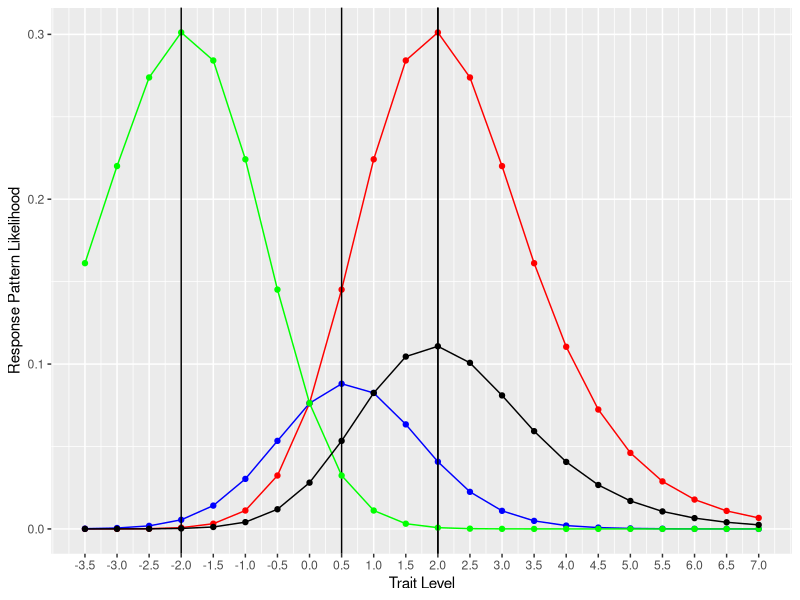

The R script that drew this image:
library(ggplot2)

############maximum likelihood 
lk_1 <- function(diff_level, trait_level, responses){
  r1 <- exp(trait_level-diff_level)/(1 + exp(trait_level-diff_level))
  item_results <- data.frame()
  for(i in 1:length(responses)){
    if(responses[i] == 1){
      item_results <- append(x = item_results, values = r1[i])
    }else{
      item_results <- append(x = item_results, values = 1 - r1[i])
    }
  }
  results <- list(item_results = data.frame(lk = unlist(item_results)),
                  trait_results = prod(unlist(item_results)))
  return(results)
}

####
d <- c(-2,-1,0,1,2)
resp_pattern1 <- data.frame(p1 = c(1,1,1,1,0),
                            p2 = c(1,1,0,1,0),
                            p3 = c(1,0,0,0,0), 
                            p4 = c(1,1,1,0,1))
trait_lvl <- seq(from = -3.5, to = 7, by = .5)
likh_pattern1 <- NULL
for(r in colnames(resp_pattern1)){
  for(t in trait_lvl){
    likh_pattern1 <- append(likh_pattern1, lk_1(diff_level = d, trait_level = t, responses = resp_pattern1[,r])$trait_results)
  }
}
likh_pattern1 <- data.frame(matrix(data = likh_pattern1, nrow = length(trait_lvl), byrow = F))
colnames(likh_pattern1) <- colnames(resp_pattern1)
likh_pattern1
####

ggplot(data = likh_pattern1, aes(x = trait_lvl)) + 
  geom_point(aes(y = p1), col = "red") + geom_line(aes(y = p1), col = "red") + 
  geom_vline(xintercept = trait_lvl[grep(max(likh_pattern1$p1), likh_pattern1$p1)]) +
  geom_point(aes(y = p2), col = "blue") + geom_line(aes(y = p2), col = "blue") +
  geom_vline(xintercept = trait_lvl[grep(max(likh_pattern1$p2), likh_pattern1$p2)]) +
  geom_point(aes(y = p3), col = "green") + geom_line(aes(y = p3), col = "green") +
  geom_vline(xintercept = trait_lvl[grep(max(likh_pattern1$p3), likh_pattern1$p3)]) +
  geom_point(aes(y = p4), col = "black") + geom_line(aes(y = p4), col = "black") + 
  geom_vline(xintercept = trait_lvl[grep(max(likh_pattern1$p4), likh_pattern1$p4)]) +
  scale_x_continuous(breaks = trait_lvl) + 
  labs(x = "Trait Level", y = "Response Pattern Likelihood")

